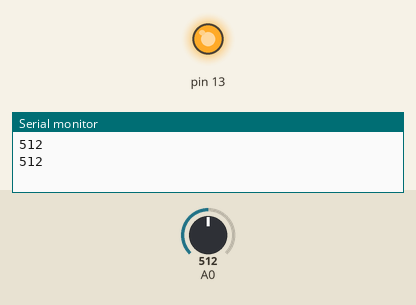
Recording of a sketch running on a simulated Arduino Uno, built with avr-gcc and run on an emulated ATmega328P. Shown: output pins drawn as LEDs (lit = HIGH), the last lines printed to the serial monitor. Inputs (shaded band) come from the test bench; at power-on: A0 = 512.

Above: at 1.8 s.
1.9 s: A0 set to 83
3.4 s: A0 set to 73
At 5.1 s:
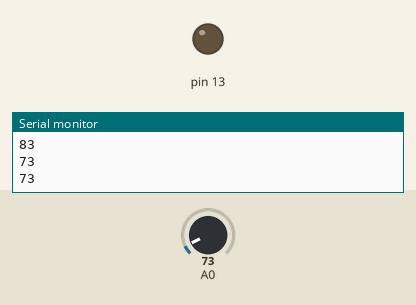
5.5 s: A0 set to 122
At 6.7 s:
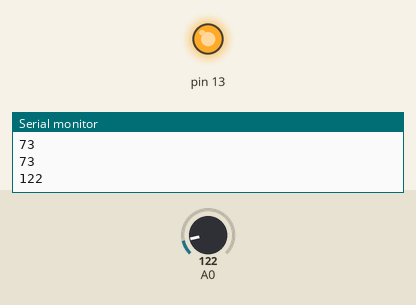
7.5 s: A0 set to 68
At 9.4 s:
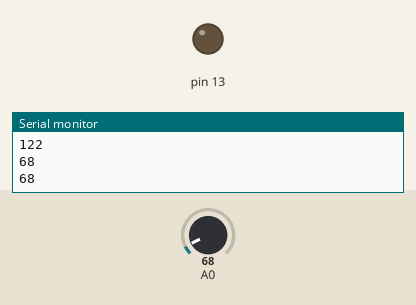
Timing chart, 0 to 10.5 s (numbered marks = the images above; inputs shaded):
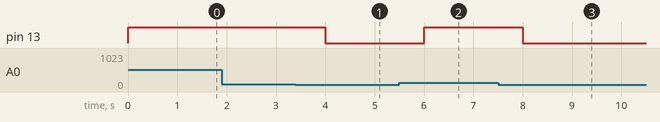

The sketch:

photoresistor.ino
```cpp
const int lightThreshold = 78; //Using 25% as a Threshold

void setup(){
	pinMode(A0, INPUT);
 	Serial.begin(9600);
  	pinMode(13, OUTPUT);

}
void loop(){
  	int sensorValue = analogRead(A0);
  	Serial.println(sensorValue);

    if(sensorValue > lightThreshold){
		digitalWrite(13, HIGH);
    }
    else{
      digitalWrite(13, LOW);
    }
  	delay(1000);
}
```

Measured:
- the behaviour switches between 79 and 78 on A0 (found by bisection; images 0 and 1)
- after the input at 3.4 s, pin 13: HIGH → LOW after 0.60 s
- after the input at 5.5 s, pin 13: LOW → HIGH after 0.50 s
- after the input at 7.5 s, pin 13: HIGH → LOW after 0.50 s
